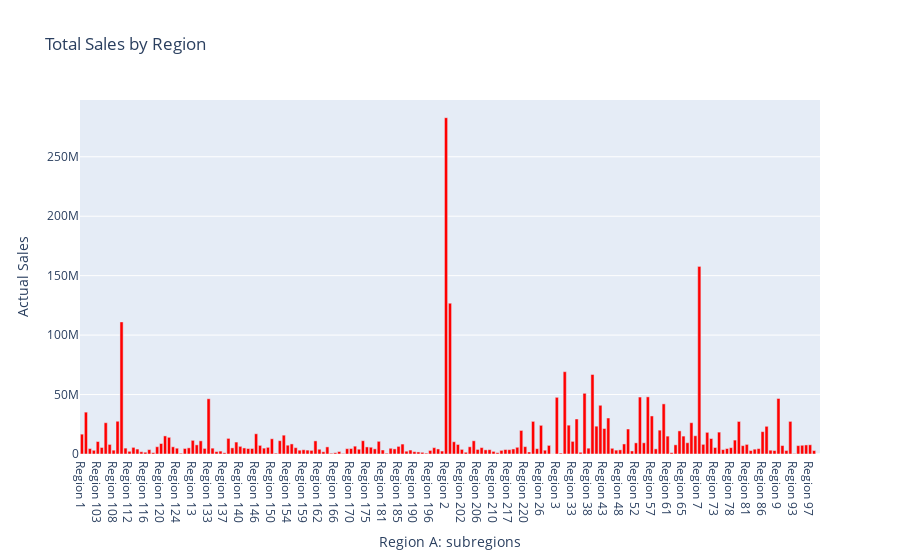

Write notebook code for a chart like this one.
### Markdown cell above
After visualizing the 3 top regions, we take a look at the region A subregions sales.

### Code cell
import plotly.graph_objs as go
from plotly.subplots import make_subplots

regionA_sales = total_products[total_products['Region_Lvl1'] == 'RegionA']

region_sales = regionA_sales.groupby('Region_Lvl2')['ActualSales'].sum()

fig = make_subplots(rows=1, cols=1)

trace = go.Bar(
    x=region_sales.index,
    y=region_sales.values,
    name='Actual Sales',
    marker=dict(color='red')
)

fig.add_trace(trace, row=1, col=1)

fig.update_layout(
    title='Total Sales by Region',
    xaxis_title='Region A: subregions',
    yaxis_title='Actual Sales'
)

fig.show()

### Figure 1 — Plotly figure (JSON) as saved in the notebook; plotly's stock layout.template omitted (floating-point values rounded to 4 significant figures; data arrays with more than 128 entries replaced by an {"elided": "..."} marker saying what was removed)
{"data": [{"marker": {"color": "red"}, "name": "Actual Sales", "type": "bar", "x": {"elided": "187 str values"}, "xaxis": "x", "y": {"elided": "187 float values"}, "yaxis": "y"}], "layout": {"title": {"text": "Total Sales by Region"}, "xaxis": {"anchor": "y", "domain": [0, 1], "title": {"text": "Region A: subregions"}}, "yaxis": {"anchor": "x", "domain": [0, 1], "title": {"text": "Actual Sales"}}}}
